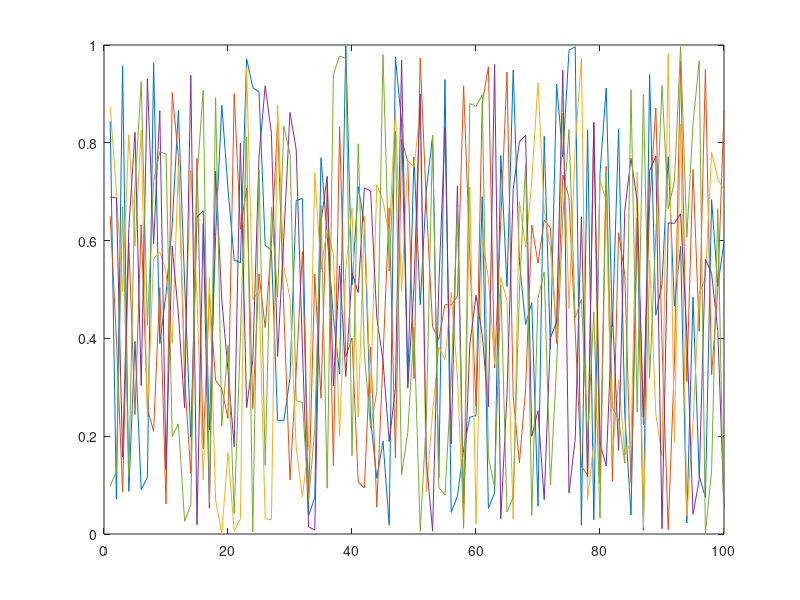

The MATLAB source for this figure: (Note: this script raises an error after producing the figure.)
function hleg = fn_colorlegend(varargin)
% function [hleg =] fn_colorlegend([handles,]names[,'NorthWest|...'][,'frame'][,text options...])
%---
% Display discreet color legend for set of lines

% Input
if nargin==0
    figure(1), clf
    hl = plot(rand(100,5));
    names = {'a first line' 'a second one' 'number 3' '4' 'and five'};
else
    i=0;
    textopt = {}; hl = []; location = 'NorthWest'; doframe = false;
    while i<nargin
        i = i+1;
        a = varargin{i};
        if iscell(a)
            names = a;
        elseif ischar(a)
            switch lower(a)
                case {'northwest' 'northeast' 'southwest' 'southeast'}
                    location = a;
                case 'frame'
                    doframe = true;
                otherwise
                    textopt = varargin(i:end);
                    break
            end
        elseif all(ishandle(a))
            hl = a;
        else
            error argument
        end
    end
    if isempty(hl)
        hl = flipud(findobj(gca,'type','line'));
        hl = hl(1:length(names));
    end
end

% Parent axes
n = numel(hl);
ha = fn_parentaxes(hl(1));
for i=2:n
    if ~isequal(fn_parentaxes(hl(i)),ha)
        error 'all objects must be in the same parent axes'
    end
end
hp = get(ha,'parent');
hf = fn_parentfigure(ha);

% Legend axes
hleg = axes('parent',hp,'pos',[.4 .4 .2 .2],'units','pixel','handlevisibility','off');
set(hleg,'visible',onoff(doframe))
[w h] = fn_pixelsize(hleg);
set(hleg,'xlim',[0 w],'ylim',[-h 0]) % use pixel coordinate systems to ease everything
set(hleg,'xtick',[],'ytick',[],'box','on') % some esthetics

% Display names
ht = zeros(1,n); extents = zeros(n,4);
for i=1:n
    ht(i) = text(0,0,names{i},'parent',hleg, ...
        'color',get(hl(i),'color'),textopt{:});
    extents(i,:) = get(ht(i),'Extent');
end

% Dispatch them vertically and make the legend axes the appropriate size
ystep = max(extents(:,4))*.9;
for i=1:n
    set(ht(i),'pos',[0 -i*ystep])
    extents(i,:) = get(ht(i),'Extent');
end
[xmargin ymargin] = deal(5,0);
W = max(extents(:,3)) + 2*xmargin;
top = max(extents(:,2)+extents(:,4));
bottom = min(extents(:,2));
H = top - bottom + 2*ymargin;
set(hleg,'pos',[100 100 W H], ...
    'xlim',[-xmargin -xmargin+W],'ylim',[bottom-ymargin top+ymargin])

% Position according to location flag
margin = 5;
switch lower(location)
    case 'northwest'
        posrel = [0 1];
        pospix = [margin 1-H-margin W H];
    case 'northeast'
        posrel = [1 1];
        pospix = [1-W-margin 1-H-margin W H];
    case 'southwest'
        posrel = [0 0];
        pospix = [margin margin W H];
    case 'southeast'
        posrel = [1 0];
        pospix = [1-W-margin margin W H];
end
fn_controlpositions(hleg,ha,posrel,pospix)

% Moving the legend
set([hleg ht],'buttondownFcn',@(u,e)moveLegend(hleg,ha,W,H))

% Menu for deleting and hiding/showing frame
m = uicontextmenu('parent',hf);
fn_propcontrol(hleg,'Visible','menu',{m,'label','Show legend''s frame'});
uimenu(m,'label','Delete legend','callback',@(u,e)delete(hleg))
set([hleg ht],'UIContextMenu',m)

% Delete legend upon deletion of the lines
addlistener(ht(1),'ObjectBeingDestroyed',@(u,e)deleteValid(hleg));

% Output
if nargout==0, clear hleg, end

%---
function moveLegend(hleg,ha,W,H)


fn_moveobject(hleg,'pointer','fleur');

pos = fn_pixelpos(hleg);
center = [pos(1)+pos(3)/2 pos(2)+pos(4)/2];  
posa = fn_pixelpos(ha);
posrel = [(center(1)-posa(1))/posa(3) (center(2)-posa(2))/posa(4)];
pospix = [-W/2 -H/2 W H];

fn_controlpositions(hleg,ha,posrel,pospix)
